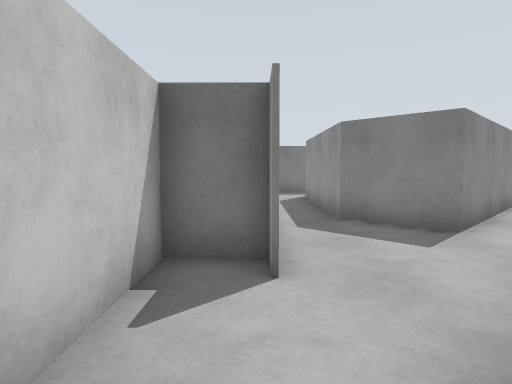
view 1 (above)

19 first-person views from a walk through a world built for the Gazebo simulator. The camera is 1.2 m above the floor, tilts 4° down and sees 75° across. The floor is counted in squares, 1 m on a side. Each view is taken from the middle of a square. On the plan, view 1 faces up. The plan holds only what a view shows up to about 13 squares ahead; the rest is blank. The place goes on beyond the plan.

view 2
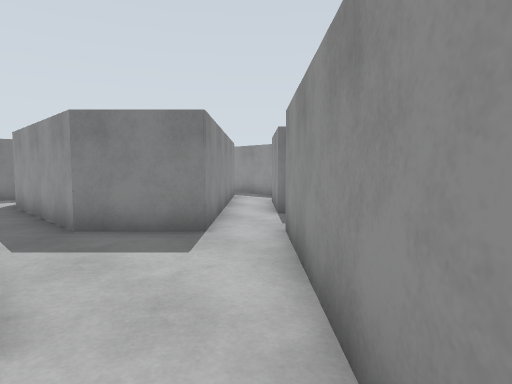

view 3
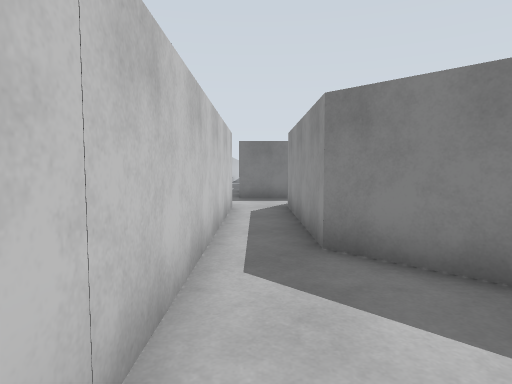

view 4
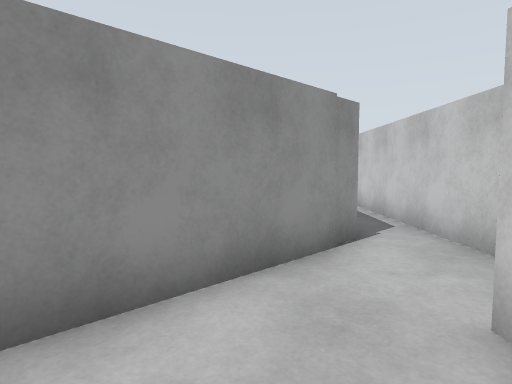

view 5
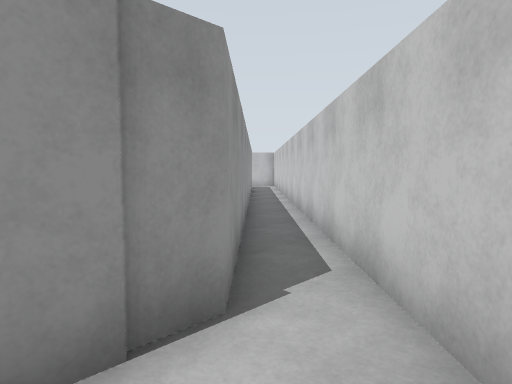

view 6
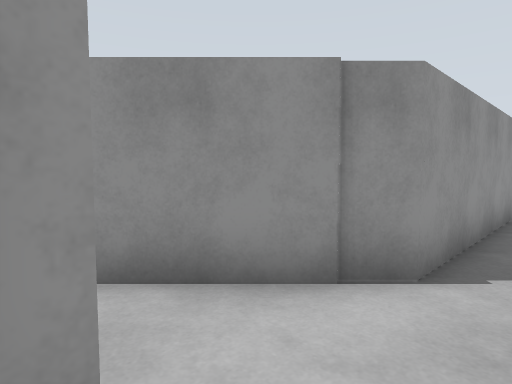

view 7
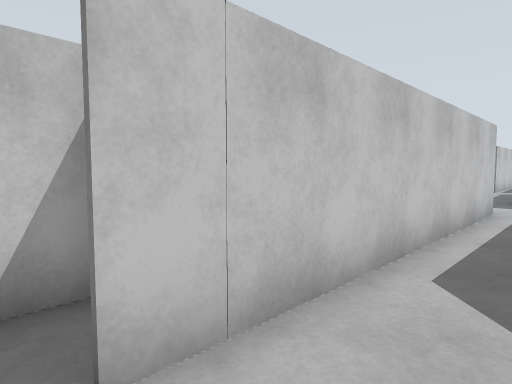

view 8
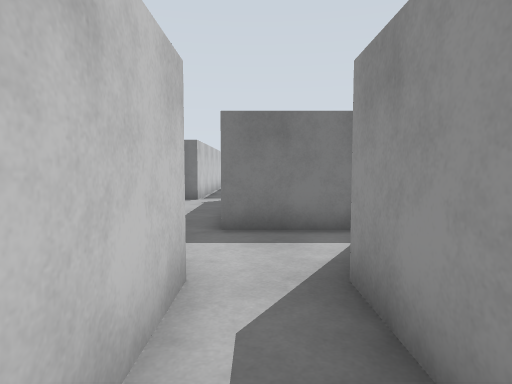

view 9
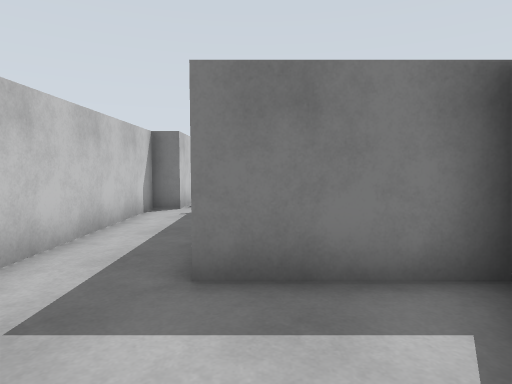

view 10
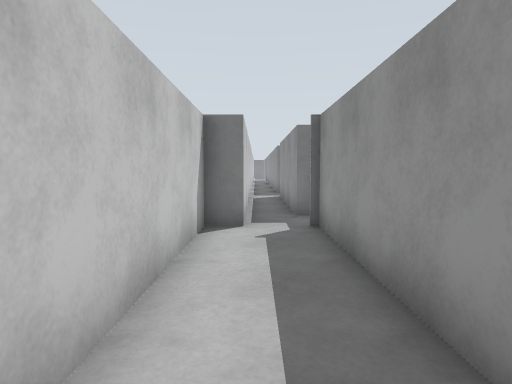

view 11
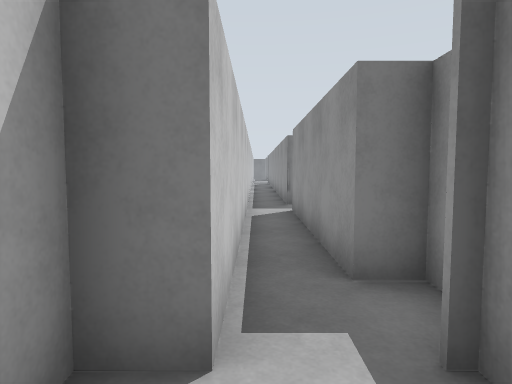

view 12
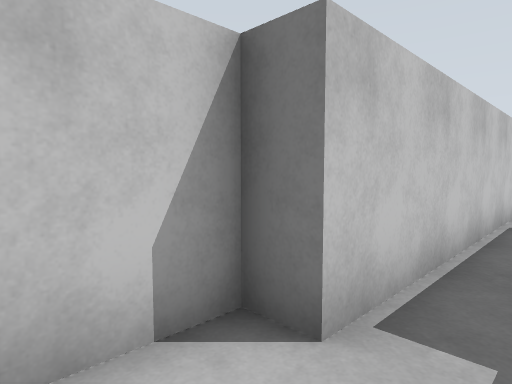

view 13
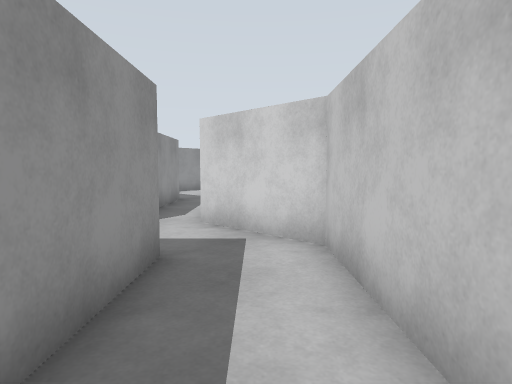

view 14
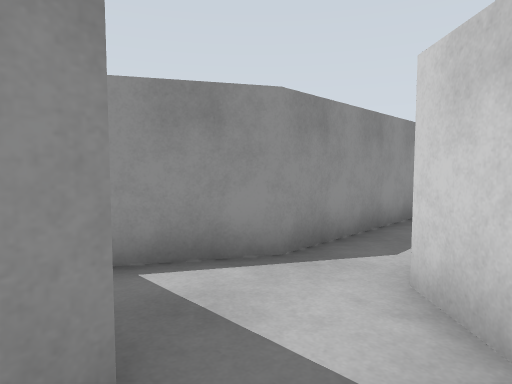

view 15
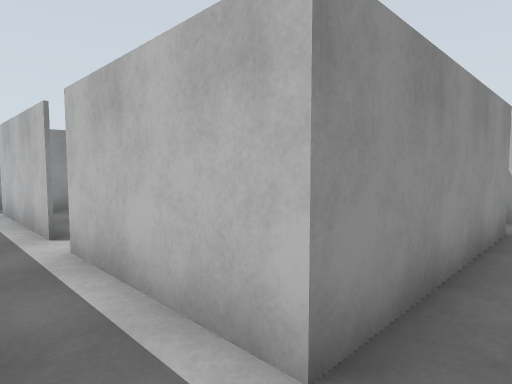

view 16
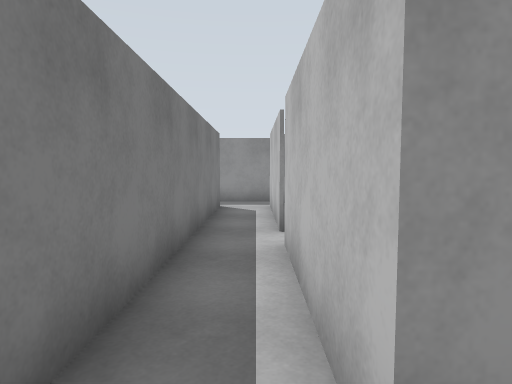

view 17
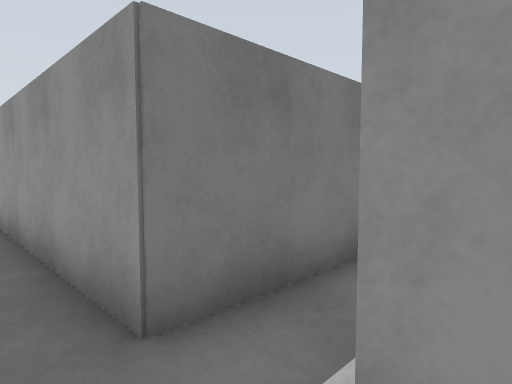

view 18
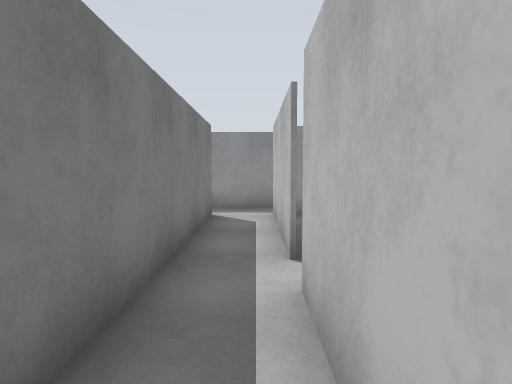

view 19
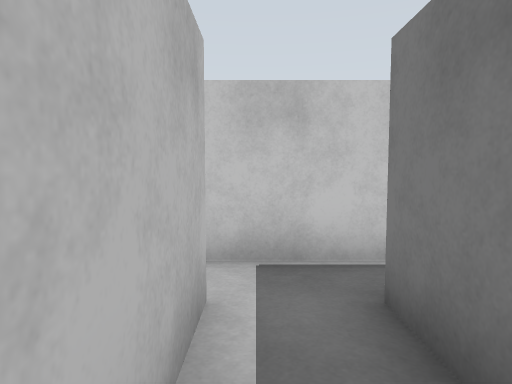

### Floor plan
Points are (right, up) in squares from view 1. A wall is a line through its corners. A room is listed if a view was taken in it or the views show most of it. See-through windows are left out.
Room 1 (views 1, 2, 3, 4, 5, 6, 7, 8, 9)
walls: (0, 4) (0, 4.5); (0.4, 4.4) (-1.3, 4.4) (-1.3, -6.5); (0.1, 0.3) (5, 5.1); (3.8, 6.2) (2, 8) (2, 13.5); (0.3, -5.9) (0.3, 0.4); (0.3, 13.5) (0.3, 3.5)
ways out: opening at (1, 15) to room 2
Room 2 (views 10, 11, 12, 13, 14, 17)
walls: (0.8, 24.1) (0.8, 24.5) (0, 24.5) (0, 30.5); (3.8, 16.5) (0.3, 16.5) (0.3, 23); (2, 13.5) (3.2, 15.5); (-1.3, 30.4) (-1.3, 22.9) (-2.1, 22.9) (-2.1, 15.8) (0.3, 13.5)
ways out: opening at (1, 15) to room 1; opening at (-1, 30) to room 3
Room 3 (views 15, 16, 18, 19)
walls: (0, 30.5) (4.2, 30.5); (5.2, 30.5) (9.9, 30.5); (-1.3, 33.9) (-1.3, 30.4); (9.8, 32.2) (0, 32.2) (0, 38.2)
ways out: opening at (-1, 30) to room 2; opening at (5, 30); opening at (9, 31)

Positions as (right, up) in squares from view 1, and headings:
1: (0, 0), facing up
2: (0, 1), facing up-right
3: (1, 3), facing up
4: (2, 6), facing down
5: (0, 3), facing down
6: (-1, 4), facing down-right
7: (2, 3), facing up-left
8: (1, 10), facing up
9: (1, 13), facing up
10: (-1, 16), facing up
11: (-1, 21), facing up
12: (0, 21), facing up-left
13: (-1, 21), facing down
14: (-1, 17), facing down-right
15: (-1, 32), facing down-right
16: (-1, 31), facing right
17: (-1, 30), facing up-right
18: (1, 31), facing right
19: (3, 31), facing left
